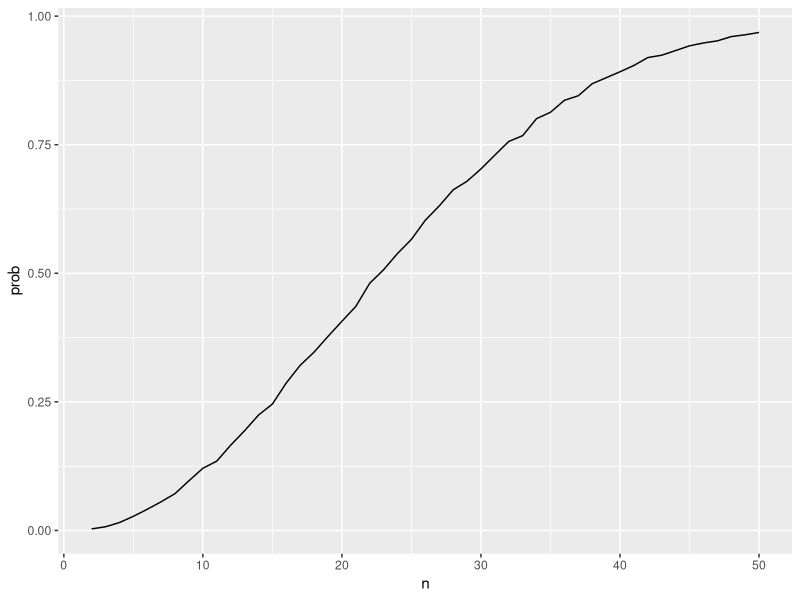

Recreate this plot in R. (Note: a time limit stopped this script after it produced the figure.)
## ---- chunk 1
library(ggplot2)
library(tidyverse)
library(purrr)
## ---- chunk 2
bdays_sim = function(n) {
  bdays = sample(1:365, size = n, replace = TRUE)
  length(unique(bdays)) < n
  duplicate = length(unique(bdays)) < n
  return(duplicate)
}
## ---- chunk 3
sim_res = expand_grid(
  n = 2:50,
  iter = 1:10000
) |>
  mutate(res = map_lgl(n, bdays_sim)) |>
  group_by(n) |>
  summarize(prob = mean(res))

sim_res
## ---- chunk 4
sim_res |>
  ggplot(aes(x = n, y = prob)) +
  geom_line()
## ---- chunk 5
normal_sim = function(miu = 0, sample_size = 30, sigma = 5) {
  sim_data = tibble(x_vec = rnorm(sample_size, miu , sigma))
  
  test_result = t.test(sim_data$x_vec, mu = 0)
  res_clean = broom::tidy(test_result)
  
  out_df = tibble(mu_hat = res_clean$estimate,
                  p_value = res_clean$p.value)
  
  return(out_df)
}
## ---- chunk 6
sim_res_2 = 
  tibble(
    iter = 1:5000
  )|>
  mutate(samp_res = map(iter, normal_sim)) |>
  unnest(samp_res)

sim_res_2
## ---- chunk 7
sim_res_3 = 
  expand_grid(
    n = c(1, 2, 3, 4, 5, 6),
    iter = 1:5000
  )|>
  mutate(samp_res = map(n, \(x) normal_sim(miu = x, sample_size = 30, sigma = 5))) |>
  unnest(samp_res)
## ---- chunk 8
sim_res_3 |>
  group_by(n) |>
  summarize(power = mean(p_value < 0.05)) |>
  ggplot(aes(x = n, y = power)) +
  geom_line() +
  geom_point() +
  labs(x = "True Value of μ", y = "Power", title = "Power vs. True μ") +
  theme(plot.title = element_text(hjust = 0.5)) +
  scale_x_continuous(breaks = seq(1, 6, by = 1))
## ---- chunk 9
mean_mu = sim_res_3 |>
  group_by(n) |>
  summarize(mean_mu = mean(mu_hat))

mean_mu_rej = sim_res_3 |>
  filter(p_value < 0.05) |>
  group_by(n) |>
  summarize(mean_mu_rej = mean(mu_hat))

mu_df = left_join(mean_mu, mean_mu_rej, by = "n")

mu_df |>
  ggplot(aes(x = n)) +
  geom_line(aes(y = mean_mu, color = "Average μ̂"), size = 1.5 )+
  geom_point(aes(y = mean_mu), shape = 1, size = 3) +
  geom_line(aes(y = mean_mu_rej,color = "Average μ̂ (Null Rejected)"))+
  geom_point(aes(y = mean_mu_rej), shape = 2, size = 3) +
  labs(title = "Average Estimate of μ̂ vs True Value of μ",
       x = "True Value of μ",
       y = "Average Estimate of μ̂",
       color = "Legend") +
  theme(plot.title = element_text(hjust = 0.5)) +
  scale_x_continuous(breaks = seq(1, 6, by = 1)) +
  scale_y_continuous(breaks = seq(1, 6, by = 1))
